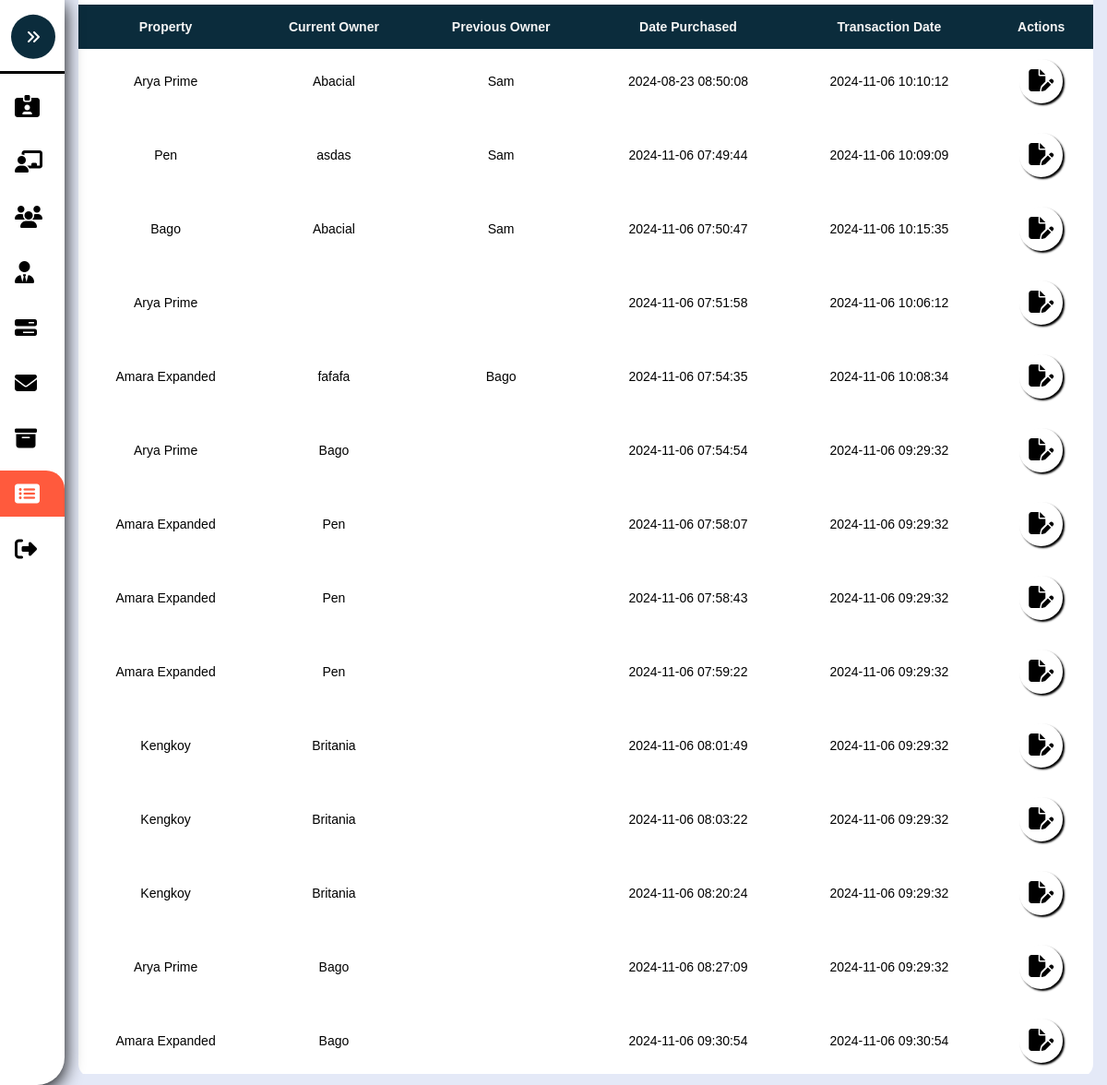
Screenshot of /Admin-SoldProperties.php with the database file from the repository.
### tables this page shows
CREATE TABLE `sales` (
  `SaleID` int(8) NOT NULL,
  `Property` varchar(255) NOT NULL,
  `CurrentOwner` varchar(255) NOT NULL,
  `PreviousOwner` varchar(255) NOT NULL,
  `Date_Purchased` timestamp NOT NULL DEFAULT current_timestamp(),
  `TransactionDate` timestamp NOT NULL DEFAULT current_timestamp() ON UPDATE current_timestamp(),
  `PendingID` int(8) NOT NULL,
  `PropertyID` int(8) NOT NULL
);

### Admin-SoldProperties.php (the view, shortened to what this page needs)
<?php
	include './Assets/Php/Connection.php';
?>
<!DOCTYPE html>
<html>
<head>
	<link rel="stylesheet" type="text/css" href="./Assets/Css/Admin.css?v=<?php echo time(); ?>">
</head>
<body>
	<nav class="sidebar close" id="sidebar">
		<header>
			<figure class="image-container">
			</figure>
			<button class="toggle">
				<i class="fa-solid fa-angles-right"></i>
			</button>
		</header>
		<div class="menu-bar">
			<div class="menu">
				<ul class="menu-links">
					<li class="nav-link">
						<a href="./Admin-Account.php" >
							<i class="fa-solid fa-id-card-clip"></i>
						</a>
					</li>
					<li class="nav-link">
						<a href="./Admin-Pending.php">
							<i class="fa-solid fa-chalkboard-user"></i>
						</a>
					</li>
					<li class="nav-link">
						<a href="./Admin-Users.php" class="dashboard-list-item " >
							<i class="fa-solid fa-users"></i>
						</a>
					</li>
					<li class="nav-link">
						<a href="./Admin-Management.php" class="dashboard-list-item ">
							<i class="fa-solid fa-user-tie"></i>
						</a>
					</li>
					<li class="nav-link">
						<a href="./Admin-Properties.php" class="dashboard-list-item ">
							<i class="fa-solid fa-bars-progress"></i>
						</a>
					</li>
					<li class="nav-link">
						<a href="Admin-Message.php" class="dashboard-list-item">
							<i class="fa-solid fa-envelope"></i>
						</a>
					</li>
					<li class="nav-link">
						<a href="./Admin-Archieve.php" class="dashboard-list-item ">
							<i class="fa-solid fa-box-archive"></i>
						</a>
					</li>
					<li class="nav-link">
						<a href="Admin-SoldProperties.php" class="dashboard-list-item active">
							<i class="fa-solid fa-rectangle-list"></i>
						</a>
					</li>
					<li class="nav-link">
						<a href="./Assets/Php/Logout.php" class="dashboard-list-item">
							<i class="fa-solid fa-right-from-bracket"></i>
						</a>
					</li>
				</ul>
			</div>
		</div>
	</nav>
	<main class="main">
		<section class="Table-section" id="Table-Section">
			<div class="container">
				<table class="table" id="table">
					<tr>
						<th>Property</th>
						<th>Current Owner</th>
						<th>Previous Owner</th>
						<th>Date Purchased</th>
						<th>Transaction Date</th>
						<th class="action-center">Actions</th>
					</tr>
					<?php
						$sql = "SELECT * FROM sales";
						$rs = mysqli_query($conn, $sql);
						if($rs){
							while ($row = mysqli_fetch_assoc($rs)) {
								$SaleID = $row['SaleID'];
								$Property = $row['Property'];
								$Owner = $row['CurrentOwner'];
								$Previous = $row['PreviousOwner'];
								$Date_Purchased = $row['Date_Purchased'];
								$Transaction = $row['TransactionDate'];
								echo "
								<tr>
									<td>".$Property."</td>
									<td>".$Owner."</td>
									<td>".$Previous."</td>
									<td>".$Date_Purchased."</td>
									<td>".$Transaction."</td>
							<td class='td-action'>
							<a href='Admin-ViewSales.php?UpdateID=$SaleID' class='custom-tooltip' data-title='Update'>
							<i class='fa-solid fa-file-pen'></i>
							</a>
							</td>
								</tr>
								";
							}
						}
					?>
				</table>
			</div>
		</section>
	</main>
</body>
</html>

### Assets/Css/Admin.css (style rules this page uses)
:root { --dark-jungle-green: hsl(188, 63%, 7%); --prussian-blue: hsl(200, 69%, 14%); --raisin-black-1: hsl(227, 29%, 13%); --raisin-black-2: hsl(229, 17%, 19%); --yellow-green: hsl(89, 72%, 85%); --orange-soda: hsl(9,100%, 62%); --cultured-1: hsl(0, 0%, 93%); --cultured-2:hsl(192, 24%, 96%); --misty-rose: hsl(210, 100%, 97%); --alice-blue: hsl(8, 100%, 97%); --seashell: hsl(8,100%, 97%); --cadet: hsl(0, 0%, 100%); --white: hsl(0,0%, 100%); --black:hsl(0,0%,0%); --opal: hsl(180, 20%, 62%); --head-foot-bg-amaresa: rgba(255, 255, 255, 0.66); --header-bg-amaresa-shadow:0 4px 30px rgba(0, 0, 0, 0.1); --footer-bg-amaresa-shadow:0 -4px 30px rgba(0, 0, 0, 0.1); --amaresa-box-shadow: 2px 2px 2px black; --amaresa-bg:#f0f0f0; --body-color: #E4E9F7; --sidebar-color: #FFF; --sidebar-text-color: #707070; --sidebar-toggle-color: #DDD; --ff-numito-sans:"Nunito Sans", sans-serif; --ff-poppins:"Poppins", sans-serif; --fs-1: 1.875rem; --fs-2: 1.5rem; --fs-3: 1.375rem; --fs-4: 1.125rem; --fs-5: 0.875rem; --fs-6: 0.813rem; --fs-7: 0.75rem; --fw-500: 500; --fw-600: 600; --fw-700: 700; --transition:0.25s ease; --section-spacing: 100px; --shadow-1: 0 5px 20px hsla(219, 56%, 21%, 0.1); --shadow-1: 0 16px 32px hsla(188, 63%, 63%, 0.1); }
*, *::before, *::after { padding: 0; margin: 0; box-sizing: border-box; }
li { list-style: none; }
a { text-decoration: none; }
a, img, span, button, i { display: block; }
button { border:none; outline: none; background: none; font: inherit; text-align: left; cursor: pointer; }
i { pointer-events: none; }
html { font-family: var(--ff-numito-sans); scroll-behavior: smooth; }
body { background: var(--body-color); overflow-x: hidden; }
.container { padding-inline:15px; }
button, a { transition: var(--transition); }
.sidebar { position: fixed; top: 0; left: 0; box-shadow: 2px 2px 15px var(--orange-soda); border-bottom-right-radius: 30px; width: 250px; height: 100vh; background: var(--sidebar-color); transition: .5s ease; z-index: 100; }
.sidebar.close { width: 70px; box-shadow: 0 5px 20px black; }
.sidebar.close .toggle { transform: translate(-50%,-40%); background: var(--prussian-blue); }
.sidebar figure { border-bottom: 3px solid black; position: relative; }
.sidebar header { position: relative; }
.sidebar header .toggle { position: absolute; top: 30%; right:-20%; cursor: pointer; padding: 1rem; background: var(--orange-soda); color: var(--white); border-radius: 100%; display: flex; justify-content: center; align-items: center; transform: rotate(180deg) translate(40%); }
.sidebar .nav-link a { height: 50px; margin-top: 10px; display: flex; justify-content: left; align-items: center; color: black; transition:var(--transition); }
.sidebar .nav-link i { margin-inline: 1rem; font-size: var(--fs-2); }
.sidebar .nav-link .active { color: white; background: var(--orange-soda); border-top-right-radius: 20px; }
.main { position: relative; height: 100vh; left: 250px; width: calc(100% - 250px); transition: .5s ease; }
.sidebar.close ~ .main { left: 70px; width: calc(100% - 70px); }
.Table-section { max-height: 99vh; overflow-x: hidden; position: relative; }
.td-action { position: relative; transition: .3s ease; display: flex; align-items: center; gap: 1rem; justify-content: space-evenly; }
.td-action a { font-size: var(--fs-2); padding: 10px; background: var(--white); box-shadow: var(--amaresa-box-shadow); border-radius: 26px; color: black; }
.custom-tooltip { position: relative; display: inline-block; cursor: pointer; }

### rows the page displays
sales: Property "Arya Prime", CurrentOwner "Abacial", PreviousOwner "Sam", Date_Purchased "2024-08-23 08:50:08", TransactionDate "2024-11-06 10:10:12"
sales: Property "Pen", CurrentOwner "asdas", PreviousOwner "Sam", Date_Purchased "2024-11-06 07:49:44", TransactionDate "2024-11-06 10:09:09"
sales: Property "Bago", CurrentOwner "Abacial", PreviousOwner "Sam", Date_Purchased "2024-11-06 07:50:47", TransactionDate "2024-11-06 10:15:35"
sales: Property "Arya Prime", Date_Purchased "2024-11-06 07:51:58", TransactionDate "2024-11-06 10:06:12"
sales: Property "Amara Expanded", CurrentOwner "fafafa", PreviousOwner "Bago", Date_Purchased "2024-11-06 07:54:35", TransactionDate "2024-11-06 10:08:34"
sales: Property "Arya Prime", CurrentOwner "Bago", Date_Purchased "2024-11-06 07:54:54", TransactionDate "2024-11-06 09:29:32"
sales: Property "Amara Expanded", CurrentOwner "Pen", Date_Purchased "2024-11-06 07:58:07", TransactionDate "2024-11-06 09:29:32"
sales: Property "Amara Expanded", CurrentOwner "Pen", Date_Purchased "2024-11-06 07:58:43", TransactionDate "2024-11-06 09:29:32"
sales: Property "Amara Expanded", CurrentOwner "Pen", Date_Purchased "2024-11-06 07:59:22", TransactionDate "2024-11-06 09:29:32"
sales: Property "Kengkoy", CurrentOwner "Britania", Date_Purchased "2024-11-06 08:01:49", TransactionDate "2024-11-06 09:29:32"
sales: Property "Kengkoy", CurrentOwner "Britania", Date_Purchased "2024-11-06 08:03:22", TransactionDate "2024-11-06 09:29:32"
sales: Property "Kengkoy", CurrentOwner "Britania", Date_Purchased "2024-11-06 08:20:24", TransactionDate "2024-11-06 09:29:32"
sales: Property "Arya Prime", CurrentOwner "Bago", Date_Purchased "2024-11-06 08:27:09", TransactionDate "2024-11-06 09:29:32"
sales: Property "Amara Expanded", CurrentOwner "Bago", Date_Purchased "2024-11-06 09:30:54", TransactionDate "2024-11-06 09:30:54"
